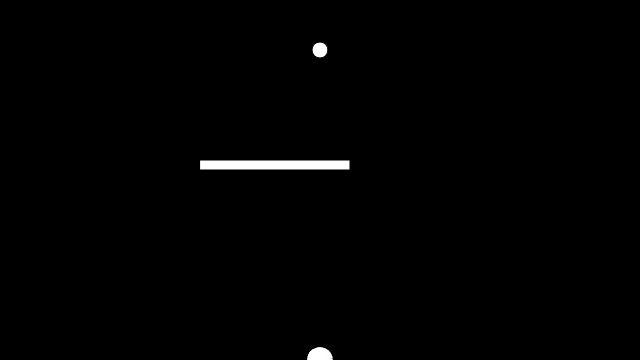
Frame 1 (no input)
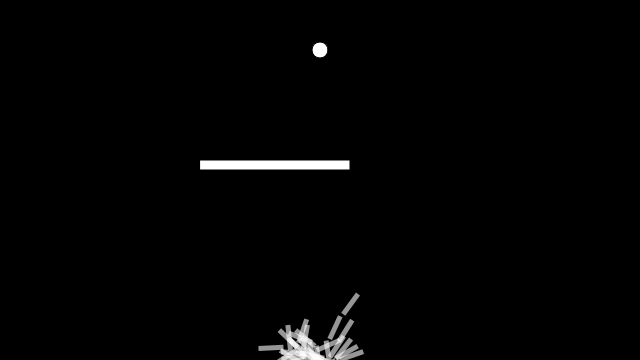
Frame 60 (no input)
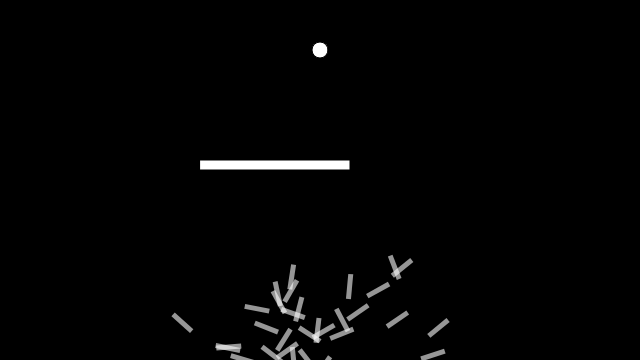
Frame 120 (the mouse pressed at the canvas centre since frame 60)

The p5.js sketch that drew these frames (run headless with seeded random() and noise() and a simulated clock; from frame 60 on, the mouse is pressed at the canvas centre):

// p5.js sketch
// ── sketch.js

var population;
var lifeSpan = 450;
var count = 0;
var lifeCountDisplay;
var target;
var mutationRate;

var oX = 200;
var oY = 160;
var oW = 150;
var oH = 10;

function setup(){
  createCanvas(640, 360);
  mutationRate = 0.01;
  rocket = new Rocket();
  population = new Population();
  lifeCountDisplay = createP();
  target = createVector(width/2, 50);
}

function draw(){
  background(0);
  population.run();
  lifeCountDisplay.html(count);
  count++;

  if (count >= lifeSpan){
    //population = new Population();
    population.evaluate();
    population.selection();

    count = 0;
  }

  rect(200, 160, 150, 10);
  ellipse(target.x, target.y, 16, 16);
}

//Population Class
function Population(){
  this.rockets = [];
  this.PopulationSize = 50;
  this.matingPool = [];

  for(var i = 0; i < this.PopulationSize; i++){
    this.rockets[i] = new Rocket();//New object of the class below
  }

  this.evaluate = function(){

    var maxFit = 0;
    for(var i = 0; i < this.PopulationSize; i++){
      this.rockets[i].calcFitness();
      if(this.rockets[i].fitness > maxFit){
        maxFit = this.rockets[i].fitness;
      }
    }
    //createP(maxFit);

    for(var i = 0; i < this.PopulationSize; i++){
      this.rockets[i].fitness /= maxFit;
    }

    this.matingPool = [];
    for(var i = 0; i < this.PopulationSize; i++){
      var matingNum = this.rockets[i].fitness * 100;
      for(var j = 0; j < matingNum; j++){
        this.matingPool.push(this.rockets[i]);
      }
    }
  }

  this.selection = function(){//In Processing example, "reproduction"
    var newPopulation = [];
    for(var i = 0; i < this.rockets.length; i++){
    /*This gives us random element from that array, so we don't need to pick
    a random index !!!*/
      var parentA = random(this.matingPool).dna;
      var parentB = random(this.matingPool).dna;
      var child = parentA.crossover(parentB);
      child.mutation();
      newPopulation[i] = new Rocket(child);
    }
    this.rockets = newPopulation;
  }

  this.run = function(){
    for(var i = 0; i < this.PopulationSize; i++){
      this.rockets[i].update();
      this.rockets[i].show();
    }
  }
}

//DNA Class
function DNA(genes){
  if(genes){//if this genes exist...
    this.genes = genes;//then this.genes should be that array
  }else{//otherwise, do this stuff below
    this.genes = [];
    for(var i = 0; i < lifeSpan; i++){
      this.genes[i] = p5.Vector.random2D();//This time genes itself is vector
      this.genes[i].setMag(0.1);
    }
  }

  this.crossover = function(partner){
    var newgenes = [];
    var midPoint = int(random(this.genes.length));
    for(var i = 0; i < this.genes.length; i++){
      if(i > midPoint){
        newgenes[i] = this.genes[i];
      }else{
        newgenes[i] = partner.genes[i];
      }
    }
    return new DNA(newgenes);//Return a new DNA object with newgenes
  }

  this.mutation = function(){
    for(var i = 0; i < this.genes.length; i++){
      if(random(1) < mutationRate){
        this.genes[i] = p5.Vector.random2D();
        this.genes[i].setMag(0.1);
      }
    }
  }
}

//Rocket Class
function Rocket(dna){
  this.pos = createVector(width/2, height);
  //this.vel = createVector(0, -1);
  this.vel = createVector();
  this.acc = createVector();
  this.reachGoal = false;
  this.wrecked = false;
  if(dna){
    this.dna = dna;
  }else{
    this.dna = new DNA();
  }

  this.fitness = 0;

  this.applyForce = function(force){
    this.acc.add(force);
  }

  this.calcFitness = function(){
    var d = dist(this.pos.x, this.pos.y, target.x, target.y);
    this.fitness = 1/d;
    if(this.reachGoal){
      this.fitness *= 5;
    }
    if(this.wrecked){
      this.fitness /= 10;
    }
  }

  this.update = function(){//Function in Class
    var d = dist(this.pos.x, this.pos.y, target.x, target.y);
    if(d < 10){
      this.reachGoal = true;
      //this.pos = target.copy();
    }

    if(this.pos.x > oX && this.pos.x < oX+oW && this.pos.y > oY && this.pos.y < oY+oH){
      this.wrecked = true;
    }

    this.applyForce(this.dna.genes[count]);
    //this.count++; //Because count is global variable
    if(!this.reachGoal && !this.wrecked){
      this.vel.add(this.acc);
      this.pos.add(this.vel);
      this.acc.mult(0);
      //this.vel.limit(4);
    }
  }

  this.show = function(){
    push();//pushMatrix !!!!
    noStroke();
    fill(255, 150);
    translate(this.pos.x, this.pos.y);
    rotate(this.vel.heading());//heading2D in Processing
    rectMode(CENTER);
    rect(0, 0, 25, 5);
    pop();//popMatrix !!!!!
  }
}
